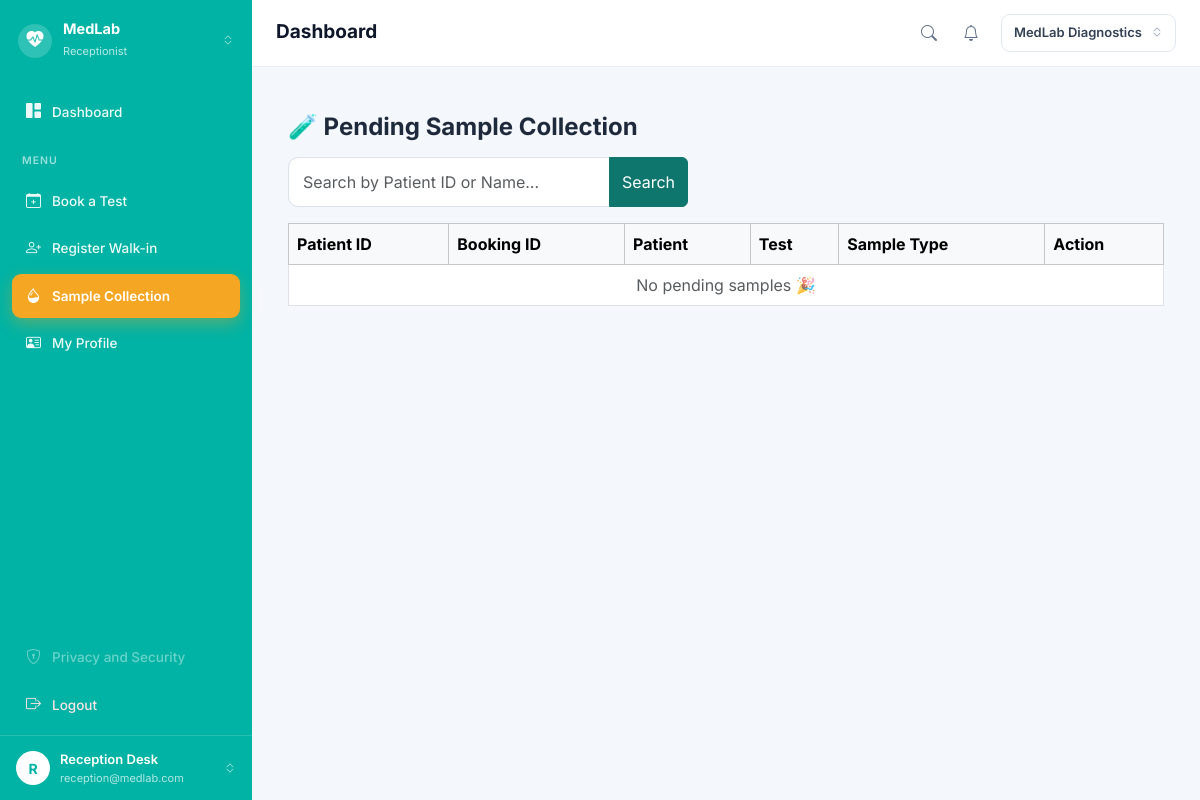
Screenshot of /medlab/samples/pending (signed in) with the database file from the repository.
### app/models/role.py (models this page shows, shortened)
class Role(db.Model):
    __tablename__ = "roles"
    id = db.Column(db.Integer, primary_key=True)
    name = db.Column(
        db.String(50),
        unique=True,
        nullable=False
    )
    users = db.relationship(
        "User",
        back_populates="role"
    )

### app/models/user.py (models this page shows, shortened)
class User(UserMixin, db.Model):
    __tablename__ = "users"
    id = db.Column(
        db.Integer,
        primary_key=True
    )
    name = db.Column(
        db.String(100),
        nullable=False
    )
    email = db.Column(
        db.String(120),
        unique=True,
        nullable=False,
        index=True
    )
    password_hash = db.Column(
        db.String(255),
        nullable=False
    )
    role_id = db.Column(
        db.Integer,
        db.ForeignKey("roles.id"),
        nullable=False
    )
    is_active = db.Column(
        db.Boolean,
        default=True,
        nullable=False
    )
    created_at = db.Column(
        db.DateTime,
        default=lambda: datetime.now(timezone.utc),
        nullable=False
    )
    role = db.relationship(
        "Role",
        back_populates="users"
    )

### app/medlab/routes.py (the view, shortened to what this page needs)
@medlab.route("/samples/pending")
@login_required
def pending_samples():
    search = request.args.get("search", "").strip()
    query = BookingItem.query.filter(~BookingItem.sample.has())
    pending_items = query.all()
    return render_template(
        "medlab/pending_samples.html",
        items=pending_items,
        search=search
    )

### app/auth/routes.py (called while the page is built)
@login_manager.user_loader
def load_user(user_id):
    return db.session.get(
        User,
        int(user_id)
    )

### app/templates/medlab/pending_samples.html (shortened to what this page needs)
{% extends "base.html" %}
{% block content %}
<div class="container mt-4">
    <h4 class="fw-bold mb-3">🧪 Pending Sample Collection</h4>
    <form method="GET" class="mb-3">
        <div class="input-group" style="max-width: 400px;">
            <input type="text" name="search" class="form-control"
                   placeholder="Search by Patient ID or Name..."
                   value="{{ search }}">
            <button class="btn btn-primary" type="submit">Search</button>
        </div>
    </form>
    <table class="table table-bordered align-middle">
        <thead class="table-light">
            <tr>
                <th>Patient ID</th>
                <th>Booking ID</th>
                <th>Patient</th>
                <th>Test</th>
                <th>Sample Type</th>
                <th>Action</th>
            </tr>
        </thead>
        <tbody>
            {% for item in items %}
            <tr>
                <td>{{ item.booking.patient.patient_code }}</td>
                <td>{{ item.booking_id }}</td>
                <td>{{ item.booking.patient.full_name }}</td>
                <td>{{ item.test.name }}</td>
                <td>{{ item.test.sample_type }}</td>
                <td>
                    <form method="POST" action="{{ url_for('medlab.collect_sample', item_id=item.id) }}">
                        <button type="submit" class="btn btn-sm btn-success">Mark Collected</button>
                    </form>
                </td>
            </tr>
            {% else %}
            <tr>
                <td colspan="6" class="text-center text-muted">No pending samples 🎉</td>
            </tr>
            {% endfor %}
        </tbody>
    </table>
</div>
{% endblock %}

### app/templates/base.html (shortened to what this page needs)
<!DOCTYPE html>
<html lang="en">
<head>
    <link href="https://cdn.jsdelivr.net/npm/bootstrap@5.3.3/dist/css/bootstrap.min.css" rel="stylesheet">
    <link rel="stylesheet" href="https://cdn.jsdelivr.net/npm/bootstrap-icons@1.11.3/font/bootstrap-icons.min.css">
</head>
<body>
{% if current_user.is_authenticated %}
<div class="shell">
    <aside class="side">
        <div class="side-brand">
            <span class="brand-dot"><i class="bi bi-heart-pulse-fill"></i></span>
            <span class="brand-txt">
                <b>MedLab</b>
                <small>{{ current_user.role.name }}</small>
            </span>
            <i class="bi bi-chevron-expand" style="opacity:.6;font-size:12px;"></i>
        </div>
        <nav class="side-nav">
            <a href="{{ url_for('auth.dashboard') }}"
               class="nav-item {% if request.endpoint == 'auth.dashboard' %}active{% endif %}">
                <i class="bi bi-grid-1x2-fill"></i> Dashboard
            </a>
            <div class="side-label">Menu</div>
            {% if current_user.role.name in ["Patient", "Receptionist", "Administrator"] %}
            <a href="{{ url_for('medlab.book_test') }}"
               class="nav-item {% if request.endpoint == 'medlab.book_test' %}active{% endif %}">
                <i class="bi bi-calendar-plus"></i> Book a Test
            </a>
            {% endif %}
            {% if current_user.role.name == "Receptionist" %}
            <a href="{{ url_for('medlab.register_walkin_patient') }}"
               class="nav-item {% if request.endpoint == 'medlab.register_walkin_patient' %}active{% endif %}">
                <i class="bi bi-person-plus"></i> Register Walk-in
            </a>
            <a href="{{ url_for('medlab.pending_samples') }}"
               class="nav-item {% if request.endpoint in ['medlab.pending_samples', 'medlab.collect_sample'] %}active{% endif %}">
                <i class="bi bi-droplet-half"></i> Sample Collection
            </a>
            {% endif %}
            <a href="{{ url_for('auth.profile') }}"
               class="nav-item {% if request.endpoint == 'auth.profile' %}active{% endif %}">
                <i class="bi bi-person-vcard"></i> My Profile
            </a>
            <div style="flex:1"></div>
            <a href="#" class="nav-item off"><i class="bi bi-shield-lock"></i> Privacy and Security</a>
            <a href="{{ url_for('auth.logout') }}" class="nav-item" style="color:#ffe4e6;">
                <i class="bi bi-box-arrow-right"></i> Logout
            </a>
        </nav>
        <a href="{{ url_for('auth.profile') }}" class="side-user">
            <span class="avatar">{{ (current_user.name or "?")[0] | upper }}</span>
            <span class="u-txt">
                <b>{{ current_user.name }}</b>
                <small>{{ current_user.email }}</small>
            </span>
            <i class="bi bi-chevron-expand" style="opacity:.6;font-size:12px;"></i>
        </a>
    </aside>
    <div class="main">
        <header class="topbar">
            <div style="display:flex;align-items:center;gap:10px;">
                <h1 class="page-title">{% block page_title %}Dashboard{% endblock %}</h1>
            </div>
            <div class="top-right">
                {% if current_user.role.name in ["Patient", "Receptionist", "Administrator"] %}
                <a href="{{ url_for('medlab.book_test') }}" class="ico-btn" title="Search tests">
                    <i class="bi bi-search"></i>
                </a>
                {% endif %}
                <a href="{{ url_for('auth.dashboard') }}" class="ico-btn" title="Notifications">
                    <i class="bi bi-bell"></i>
                </a>
                <span class="lab-pill">MedLab Diagnostics <i class="bi bi-chevron-expand"></i></span>
            </div>
        </header>
        <div class="page">
            {% block content %}{% endblock %}
        </div>
    </div>
</div>
{% endif %}
</body>
</html>

### app/templates/base.html (style rules this page uses)
:root { --teal: #00b3a4; --orange: #f5a623; --page: #f4f7fb; }
* { font-family: 'Inter', sans-serif; }
body { margin: 0; background: var(--page); color: #1e293b; }
a { text-decoration: none; }
.shell { display: flex; min-height: 100vh; }
.side { width: 252px; flex-shrink: 0; background: var(--teal); display: flex; flex-direction: column; color: #fff; position: sticky; top: 0; height: 100vh; }
.side-brand { display: flex; align-items: center; gap: 11px; padding: 20px 18px; }
.brand-dot { width: 34px; height: 34px; border-radius: 50%; background: rgba(255,255,255,.18); display: flex; align-items: center; justify-content: center; font-size: 17px; }
.brand-txt { flex: 1; min-width: 0; }
.brand-txt b { display: block; font-size: 14.5px; font-weight: 700; line-height: 1.2; }
.brand-txt small { font-size: 11px; color: rgba(255,255,255,.72); }
.side-nav { padding: 8px 12px; display: flex; flex-direction: column; gap: 3px; flex: 1; }
.side-label { font-size: 10.5px; letter-spacing: 1px; text-transform: uppercase; color: rgba(255,255,255,.6); padding: 16px 10px 7px; font-weight: 600; }
.nav-item { display: flex; align-items: center; gap: 11px; padding: 11px 14px; border-radius: 9px; color: rgba(255,255,255,.92); font-size: 13.5px; font-weight: 500; }
.nav-item i { font-size: 15px; }
.nav-item.active { background: var(--orange); color: #fff; font-weight: 600; box-shadow: 0 6px 16px rgba(245,166,35,.35); }
.nav-item.off { opacity: .45; pointer-events: none; }
.side-user { display: flex; align-items: center; gap: 10px; padding: 14px 16px; border-top: 1px solid rgba(255,255,255,.16); color: #fff; }
.avatar { width: 34px; height: 34px; border-radius: 50%; background: #fff; color: var(--teal); display: flex; align-items: center; justify-content: center; font-weight: 700; font-size: 14px; flex-shrink: 0; }
.side-user .u-txt { flex: 1; min-width: 0; }
.side-user .u-txt b { display: block; font-size: 13px; font-weight: 600; }
.side-user .u-txt small { display: block; font-size: 11px; color: rgba(255,255,255,.7); white-space: nowrap; overflow: hidden; text-overflow: ellipsis; }
.main { flex: 1; min-width: 0; display: flex; flex-direction: column; }
.topbar { background: #fff; display: flex; align-items: center; justify-content: space-between; gap: 14px; padding: 14px 24px; border-bottom: 1px solid #e9eef4; }
.page-title { font-size: 19px; font-weight: 700; color: #0f172a; margin: 0; }
.top-right { display: flex; align-items: center; gap: 6px; }
.ico-btn { width: 36px; height: 36px; border-radius: 9px; border: none; background: transparent; color: #64748b; font-size: 16px; position: relative; display: flex; align-items: center; justify-content: center; }
.lab-pill { display: flex; align-items: center; gap: 9px; border: 1px solid #e2e8f0; border-radius: 9px; padding: 8px 12px; font-size: 13px; font-weight: 600; color: #334155; margin-left: 6px; }
.lab-pill i { color: #94a3b8; font-size: 12px; }
.page { padding: 22px 24px 40px; }
.btn-primary { background: #0f766e; border-color: #0f766e; }
.form-control { border: 1px solid #dbe2ea; border-radius: 10px; padding: 12px 14px; }

### rows the page displays
Role: role.name "Receptionist"
User: name "R", name "Reception Desk", email "reception@medlab.com"
